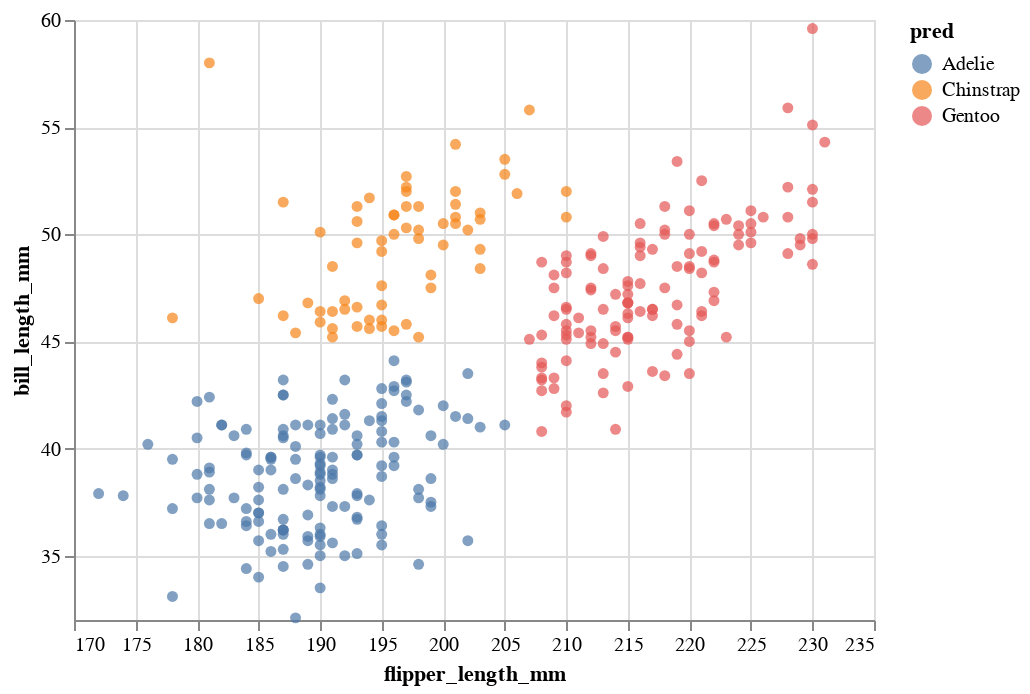

The cell this chart's notebook holds for it:
### Markdown cell above
* Make an Altair scatter plot showing the predicted values.

The portion where the model switches from one prediction to another prediction is called the "decision boundary".  It's hard to recognize the decision boundary in this picture, because there is so much empty space.

You should compare this to the true species values which were plotted at the very top of this notebook.  The predicted species values are very close, but a little more regular, than the actual values.

### Code cell
alt.Chart(df).mark_circle().encode(
    x=alt.X(cols[0], scale=alt.Scale(zero=False)),
    y=alt.Y(cols[1], scale=alt.Scale(zero=False)),
    color="pred"
)

### Figure 1 — Vega-Lite specification as saved in the notebook (floating-point values rounded to 4 significant figures; data arrays with more than 128 entries replaced by an {"elided": "..."} marker saying what was removed)
{"config": {"view": {"continuousWidth": 400, "continuousHeight": 300}}, "data": {"name": "data-27d1a44d445a56ec7a59eaa945d29753"}, "mark": "circle", "encoding": {"color": {"field": "pred", "type": "nominal"}, "x": {"field": "flipper_length_mm", "scale": {"zero": false}, "type": "quantitative"}, "y": {"field": "bill_length_mm", "scale": {"zero": false}, "type": "quantitative"}}, "$schema": "https://vega.github.io/schema/vega-lite/v4.17.0.json", "datasets": {"data-27d1a44d445a56ec7a59eaa945d29753": {"elided": "333 records"}}}
